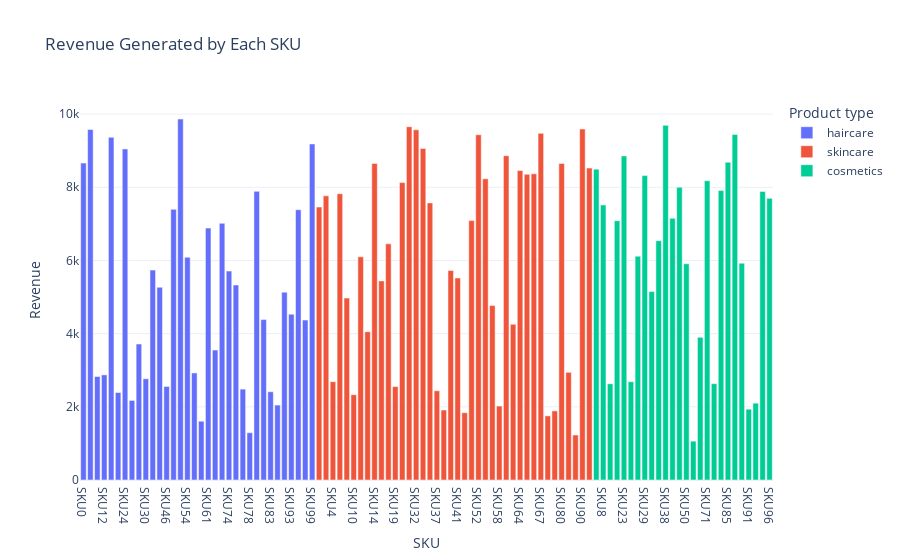

The notebook cell this image was saved under:
### Markdown cell above
Analyze the revenue generated by each SKU.

### Code cell
fig4 = px.bar(data, x="SKU", y="Revenue generated", color="Product type",
              title="Revenue Generated by Each SKU",
              labels={"Revenue generated": "Revenue"})
fig4.show()

### Figure 1 — Plotly figure (JSON) as saved in the notebook; plotly's stock layout.template omitted (floating-point values rounded to 4 significant figures)
{"data": [{"hovertemplate": "Product type=haircare<br>SKU=%{x}<br>Revenue=%{y}<extra></extra>", "legendgroup": "haircare", "marker": {"color": "#636efa", "pattern": {"shape": ""}}, "name": "haircare", "orientation": "v", "showlegend": true, "textposition": "auto", "type": "bar", "x": ["SKU0", "SKU2", "SKU5", "SKU12", "SKU18", "SKU22", "SKU24", "SKU25", "SKU26", "SKU30", "SKU43", "SKU45", "SKU46", "SKU48", "SKU51", "SKU54", "SKU55", "SKU57", "SKU61", "SKU68", "SKU70", "SKU74", "SKU76", "SKU77", "SKU78", "SKU79", "SKU81", "SKU83", "SKU84", "SKU87", "SKU93", "SKU95", "SKU97", "SKU99"], "xaxis": "x", "y": [8662.0, 9578.0, 2828.0, 2874.0, 9365.0, 2391.0, 9049.0, 2175.0, 3716.0, 2766.0, 5737.0, 5268.0, 2557.0, 7397.0, 9866.0, 6088.0, 2926.0, 1606.0, 6886.0, 3550.0, 7015.0, 5710.0, 5328.0, 2484.0, 1292.0, 7889.0, 4384.0, 2412.0, 2048.0, 5134.0, 4531.0, 7386.0, 4371.0, 9185.0], "yaxis": "y"}, {"hovertemplate": "Product type=skincare<br>SKU=%{x}<br>Revenue=%{y}<extra></extra>", "legendgroup": "skincare", "marker": {"color": "#EF553B", "pattern": {"shape": ""}}, "name": "skincare", "orientation": "v", "showlegend": true, "textposition": "auto", "type": "bar", "x": ["SKU1", "SKU3", "SKU4", "SKU6", "SKU9", "SKU10", "SKU11", "SKU13", "SKU14", "SKU15", "SKU16", "SKU19", "SKU20", "SKU31", "SKU32", "SKU34", "SKU36", "SKU37", "SKU39", "SKU40", "SKU41", "SKU42", "SKU47", "SKU52", "SKU53", "SKU56", "SKU58", "SKU60", "SKU63", "SKU64", "SKU65", "SKU66", "SKU67", "SKU69", "SKU75", "SKU80", "SKU82", "SKU86", "SKU90", "SKU98"], "xaxis": "x", "y": [7461.0, 7767.0, 2687.0, 7823.0, 4971.0, 2331.0, 6100.0, 4053.0, 8654.0, 5442.0, 6454.0, 2553.0, 8128.0, 9655.0, 9572.0, 9062.0, 7573.0, 2438.0, 1912.0, 5725.0, 5521.0, 1840.0, 7089.0, 9436.0, 8232.0, 4767.0, 2021.0, 8864.0, 4257.0, 8459.0, 8355.0, 8368.0, 9474.0, 1752.0, 1889.0, 8652.0, 2943.0, 1230.0, 9593.0, 8526.0], "yaxis": "y"}, {"hovertemplate": "Product type=cosmetics<br>SKU=%{x}<br>Revenue=%{y}<extra></extra>", "legendgroup": "cosmetics", "marker": {"color": "#00cc96", "pattern": {"shape": ""}}, "name": "cosmetics", "orientation": "v", "showlegend": true, "textposition": "auto", "type": "bar", "x": ["SKU7", "SKU8", "SKU17", "SKU21", "SKU23", "SKU27", "SKU28", "SKU29", "SKU33", "SKU35", "SKU38", "SKU44", "SKU49", "SKU50", "SKU59", "SKU62", "SKU71", "SKU72", "SKU73", "SKU85", "SKU88", "SKU89", "SKU91", "SKU92", "SKU94", "SKU96"], "xaxis": "x", "y": [8496.0, 7517.0, 2629.0, 7087.0, 8858.0, 2686.0, 6117.0, 8319.0, 5150.0, 6541.0, 9692.0, 7152.0, 8002.0, 5911.0, 1062.0, 3900.0, 8180.0, 2633.0, 7911.0, 8685.0, 9445.0, 5925.0, 1935.0, 2100.0, 7888.0, 7698.0], "yaxis": "y"}], "layout": {"barmode": "relative", "legend": {"title": {"text": "Product type"}, "tracegroupgap": 0}, "title": {"text": "Revenue Generated by Each SKU"}, "xaxis": {"anchor": "y", "domain": [0, 1], "title": {"text": "SKU"}}, "yaxis": {"anchor": "x", "domain": [0, 1], "title": {"text": "Revenue"}}}}
